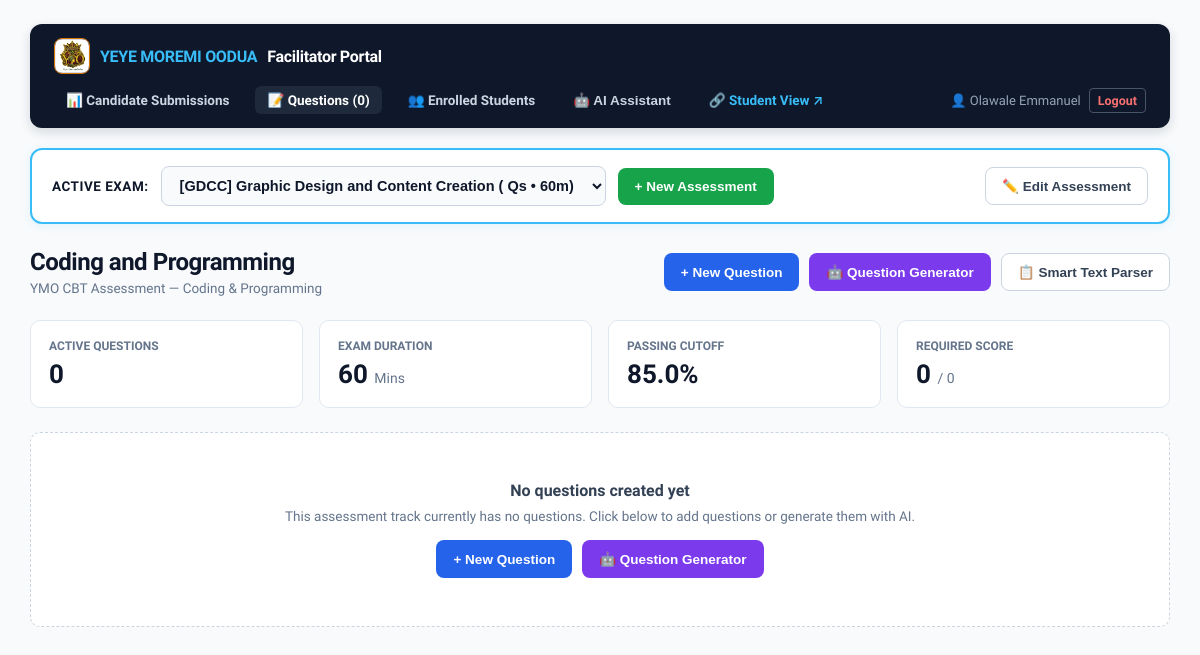
Page /facilitator/questions?exam_id=4 (signed in) on the committed database.
### tables this page shows
CREATE TABLE exams (
            id INTEGER PRIMARY KEY AUTOINCREMENT,
            title TEXT NOT NULL,
            cohort TEXT,
            instructions TEXT,
            duration_minutes INTEGER DEFAULT 60,
            passing_cutoff REAL DEFAULT 85.0,
            is_active INTEGER DEFAULT 1,
            created_at TIMESTAMP DEFAULT CURRENT_TIMESTAMP
        , course_code TEXT DEFAULT '', course_id INTEGER DEFAULT NULL, created_by INTEGER DEFAULT NULL);

### app.py (the view)
@app.route('/facilitator/questions')
@facilitator_required
def facilitator_questions():
    role = session.get('facilitator_role', 'facilitator')
    facilitator_id = session.get('facilitator_id')
    if role == 'admin':
        return redirect(url_for('instructor_dashboard', msg="Administrator accounts oversee submissions, student enrollment, and facilitator accounts."))
    my_courses = db.get_facilitator_courses(facilitator_id)
    all_exams = my_courses if my_courses else db.get_all_exams(active_only=True)
    if not all_exams:
        db.create_exam("Default Assessment", duration_minutes=60, passing_cutoff=85.0)
        all_exams = db.get_all_exams()
    exam_id_arg = request.args.get('exam_id')
    current_exam = None
    if exam_id_arg:
        try:
            current_exam = db.get_exam(int(exam_id_arg))
        except (ValueError, TypeError):
            pass
    if not current_exam:
        current_exam = all_exams[0]
    questions = db.get_questions_by_exam(current_exam['id'])
    settings = db.get_settings()
    message = request.args.get('msg')
    error = request.args.get('err')
    return render_template(
        'facilitator_questions.html',
        questions=questions,
        current_exam=current_exam,
        all_exams=all_exams,
        settings=settings,
        message=message,
        error=error,
        role=role
    )

### templates/facilitator_questions.html (shortened to what this page needs)
<!DOCTYPE html>
<html lang="en">
<head>
</head>
<body>
<div class="container">
  <div class="nav-bar">
    <div class="nav-brand">
      <img src="/static/img/ymo_logo.jpg" alt="YMO Logo" style="width: 36px; height: 36px; border-radius: 8px; border: 1.5px solid #d97706; object-fit: cover;">
      <span>YEYE MOREMI OODUA</span> Facilitator Portal
    </div>
    <div class="nav-links">
      <a href="/instructor" class="nav-link">📊 Candidate Submissions</a>
      <a href="/facilitator/questions?exam_id={{ current_exam.id }}" class="nav-link active">📝 Questions ({{ questions|length }})</a>
      <a href="/facilitator/students" class="nav-link">👥 Enrolled Students</a>
      <button type="button" onclick="openModal('aiModal')" class="nav-link" style="background: none; border: none; cursor: pointer;">🤖 AI Assistant</button>
      <a href="/" target="_blank" class="nav-link" style="color: #38bdf8;">🔗 Student View ↗</a>
    </div>
    <div class="user-tag">
      👤 {{ session.get('facilitator_name', 'Facilitator') }}
      <a href="/facilitator/logout" class="btn-logout">Logout</a>
    </div>
  </div>
  <div class="exam-selector-bar">
    <div class="exam-select-group">
      <span class="exam-select-label">Active Exam:</span>
      <select class="exam-dropdown" onchange="window.location.href='/facilitator/questions?exam_id='+this.value">
        {% for e in all_exams %}
          <option value="{{ e.id }}" {% if e.id == current_exam.id %}selected{% endif %}>
            [{{ e.course_code if e.course_code else 'EXAM' }}] {{ e.title }} ({{ e.question_count }} Qs • {{ e.duration_minutes }}m)
          </option>
        {% endfor %}
      </select>
      {% if role != 'admin' %}
        <button type="button" onclick="openModal('createExamModal')" class="btn btn-success">+ New Assessment</button>
      {% else %}
        <a href="/facilitator/manage_facilitators" class="btn btn-primary" style="text-decoration: none;">👨‍🏫 Manage Facilitators &amp; Tracks</a>
      {% endif %}
    </div>
    <div style="display: flex; gap: 8px;">
      <button type="button" onclick="openModal('editExamModal')" class="btn btn-outline">✏️ Edit Assessment</button>
    </div>
  </div>
  <div class="header-bar">
    <div class="header-title">
      <h1>{{ current_exam.title }}</h1>
      <p>{{ current_exam.cohort if current_exam.cohort else 'Assessment Question Bank' }}</p>
    </div>
    <div class="actions-group">
      <button type="button" onclick="openModal('addModal')" class="btn btn-primary">+ New Question</button>
      <button type="button" onclick="openModal('aiModal')" class="btn btn-ai">🤖 Question Generator</button>
      <button type="button" onclick="openModal('rawImportModal')" class="btn btn-outline">📋 Smart Text Parser</button>
    </div>
  </div>
  <div class="kpi-row">
    <div class="kpi-card">
      <div class="kpi-label">Active Questions</div>
      <div class="kpi-value">{{ questions|length }}</div>
    </div>
    <div class="kpi-card">
      <div class="kpi-label">Exam Duration</div>
      <div class="kpi-value">{{ current_exam.duration_minutes }} <span style="font-size: 14px; font-weight: 500; color: var(--text-muted);">Mins</span></div>
    </div>
    <div class="kpi-card">
      <div class="kpi-label">Passing Cutoff</div>
      <div class="kpi-value">{{ current_exam.passing_cutoff }}%</div>
    </div>
    <div class="kpi-card">
      <div class="kpi-label">Required Score</div>
      <div class="kpi-value">
        {% set req_score = ((questions|length * (current_exam.passing_cutoff|float) / 100) | round(0, 'ceil')) | int %}
        {{ req_score }} <span style="font-size: 14px; font-weight: 500; color: var(--text-muted);">/ {{ questions|length }}</span>
      </div>
    </div>
  </div>
  {% if questions|length > 0 %}
  <div style="display: flex; justify-content: space-between; align-items: center; margin-bottom: 14px; flex-wrap: wrap; gap: 10px;">
    <div class="view-mode-selector">
      <button type="button" id="btnSlideMode" class="view-mode-btn active" onclick="setQuestionViewMode('slide')">🎞️ Slide View</button>
      <button type="button" id="btnListMode" class="view-mode-btn" onclick="setQuestionViewMode('list')">📋 Full List View</button>
    </div>
    <div style="font-size: 13px; color: var(--text-muted);" id="qCountDisplay">Total: {{ questions|length }} questions</div>
  </div>
  <div id="slideModeContainer">
    <div class="slider-track-wrap">
      <button type="button" class="slider-scroll-btn" onclick="scrollAdminSlider(-160)" title="Scroll Left">◀</button>
      <div class="horizontal-slider" id="adminSliderTrack">
        {% for q in questions %}
          <div class="q-pill {{ 'active' if loop.first else '' }}" id="admin_pill_{{ loop.index0 }}" data-index="{{ loop.index0 }}" onclick="jumpToAdminSlide(this)">
            {{ loop.index }}
          </div>
        {% endfor %}
      </div>
      <button type="button" class="slider-scroll-btn" onclick="scrollAdminSlider(160)" title="Scroll Right">▶</button>
    </div>
    {% for q in questions %}
    <div class="q-card admin-slide-item {{ '' if loop.first else 'slide-hidden' }}" id="admin_slide_{{ loop.index0 }}" style="border: 2px solid #e2e8f0; box-shadow: 0 4px 12px rgba(0,0,0,0.05);">
      <div class="q-top">
        <div>
          <span class="q-num-badge" style="background: #eef2ff; color: var(--primary); font-size: 13px; font-weight: 700;">Question {{ loop.index }} of {{ questions|length }}</span>
          <div class="q-text" style="font-size: 17px; font-weight: 600; color: #1e293b; margin-top: 8px;">{{ q.question }}</div>
        </div>
        <div class="q-actions">
          <button type="button"
                  class="btn-edit"
                  data-id="{{ q.id }}"
                  data-number="{{ q.number }}"
                  data-question="{{ q.question|forceescape }}"
                  data-opt-a="{{ q.options.A|forceescape }}"
                  data-opt-b="{{ q.options.B|forceescape }}"
                  data-opt-c="{{ q.options.C|forceescape }}"
                  data-opt-d="{{ q.options.D|forceescape }}"
                  data-answer="{{ q.answer }}"
                  onclick="openEditModal(this)">✏️ Edit</button>
          <form method="POST" action="/facilitator/questions/delete/{{ q.id }}" onsubmit="return confirm('Are you sure you want to delete this question? Remaining questions will be automatically renumbered.');" style="display: inline;">
            <button type="submit" class="btn-delete">🗑️ Delete</button>
          </form>
        </div>
      </div>
      <div class="options-grid" style="margin-top: 16px;">
        {% for opt_key, opt_val in q.options.items() %}
          <div class="opt-box {{ 'is-correct' if opt_key == q.answer else '' }}">
            <span class="opt-letter">{{ opt_key }}</span>
            <span>{{ opt_val }}</span>
            {% if opt_key == q.answer %}
              <span class="correct-tag">✓ Correct Key</span>
            {% endif %}
          </div>
        {% endfor %}
      </div>
      <div class="slide-stepper-row">
        <button type="button" class="btn btn-outline" onclick="stepAdminQuestion(-1)" {% if loop.first %}disabled{% endif %}>
          ← Previous Question
        </button>
        <span style="font-size: 13px; font-weight: 600; color: var(--text-muted);">
          Question {{ loop.index }} of {{ questions|length }}
        </span>
        <button type="button" class="btn btn-primary" onclick="stepAdminQuestion(1)" {% if loop.last %}disabled{% endif %}>
          Next Question →
        </button>
      </div>
    </div>
    {% endfor %}
  </div>
  <div id="listModeContainer" style="display: none;">
    <div class="filter-bar" style="margin-bottom: 16px;">
      <input type="text" id="qSearchInput" class="search-input" placeholder="Search questions in this exam by keyword or number..." onkeyup="filterQuestions()">
    </div>
    <div class="q-list" id="questionsContainer">
      {% for q in questions %}
      <div class="q-card" id="q_card_{{ q.id }}" data-num="{{ q.number }}" data-text="{{ q.question|lower }}">
        <div class="q-top">
          <div>
            <span class="q-num-badge">Question {{ q.number }}</span>
            <div class="q-text">{{ q.question }}</div>
          </div>
          <div class="q-actions">
            <button type="button"
                    class="btn-edit"
                    data-id="{{ q.id }}"
                    data-number="{{ q.number }}"
                    data-question="{{ q.question|forceescape }}"
                    data-opt-a="{{ q.options.A|forceescape }}"
                    data-opt-b="{{ q.options.B|forceescape }}"
                    data-opt-c="{{ q.options.C|forceescape }}"
                    data-opt-d="{{ q.options.D|forceescape }}"
                    data-answer="{{ q.answer }}"
                    onclick="openEditModal(this)">✏️ Edit</button>
            <form method="POST" action="/facilitator/questions/delete/{{ q.id }}" onsubmit="return confirm('Are you sure you want to delete this question? Remaining questions will be automatically renumbered.');" style="display: inline;">
              <button type="submit" class="btn-delete">🗑️ Delete</button>
            </form>
          </div>
        </div>
        <div class="options-grid">
          {% for opt_key, opt_val in q.options.items() %}
            <div class="opt-box {{ 'is-correct' if opt_key == q.answer else '' }}">
              <span class="opt-letter">{{ opt_key }}</span>
              <span>{{ opt_val }}</span>
              {% if opt_key == q.answer %}
                <span class="correct-tag">✓ Correct Key</span>
              {% endif %}
            </div>
          {% endfor %}
        </div>
      </div>
      {% endfor %}
    </div>
  </div>
  {% else %}
  <div style="background: white; padding: 48px; border-radius: 10px; text-align: center; color: var(--text-muted); border: 1px dashed #cbd5e1; margin-top: 16px;">
    <div style="font-size: 16px; font-weight: 700; color: #334155; margin-bottom: 8px;">
      No questions created yet
    </div>
    <div style="font-size: 13.5px; color: var(--text-muted); margin-bottom: 16px;">
      This assessment track currently has no questions. Click below to add questions or generate them with AI.
    </div>
    <div style="display: flex; gap: 10px; justify-content: center; flex-wrap: wrap;">
      <button type="button" onclick="openModal('addModal')" class="btn btn-primary">+ New Question</button>
      <button type="button" onclick="openModal('aiModal')" class="btn btn-ai">🤖 Question Generator</button>
    </div>
  </div>
  {% endif %}
</div>
</body>
</html>

### rows in the picture
exams: title "Coding and Programming", cohort "YMO CBT Assessment — Coding & Programming", duration_minutes "60", passing_cutoff "85.0"

### other values in the picture
{{ questions|length }} "0"
{{ session.get('facilitator_name', 'Facilitator') }} "Olawale Emmanuel"
{{ req_score }} "0"
